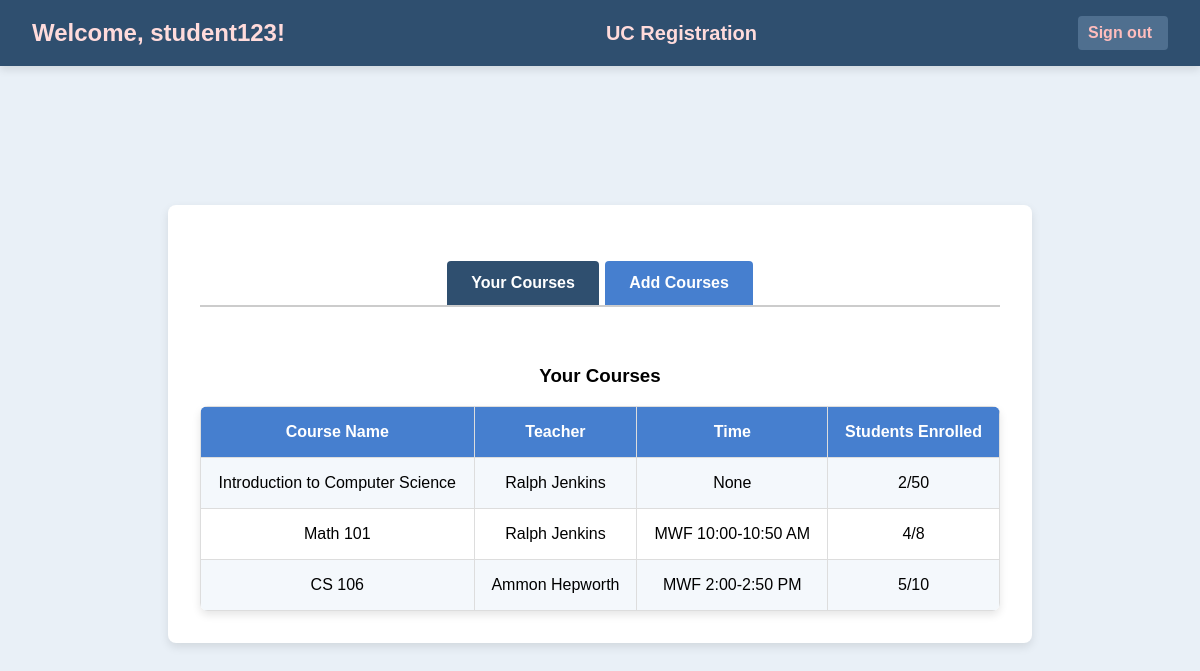
Page /student/courses (signed in) on the earlier database version.
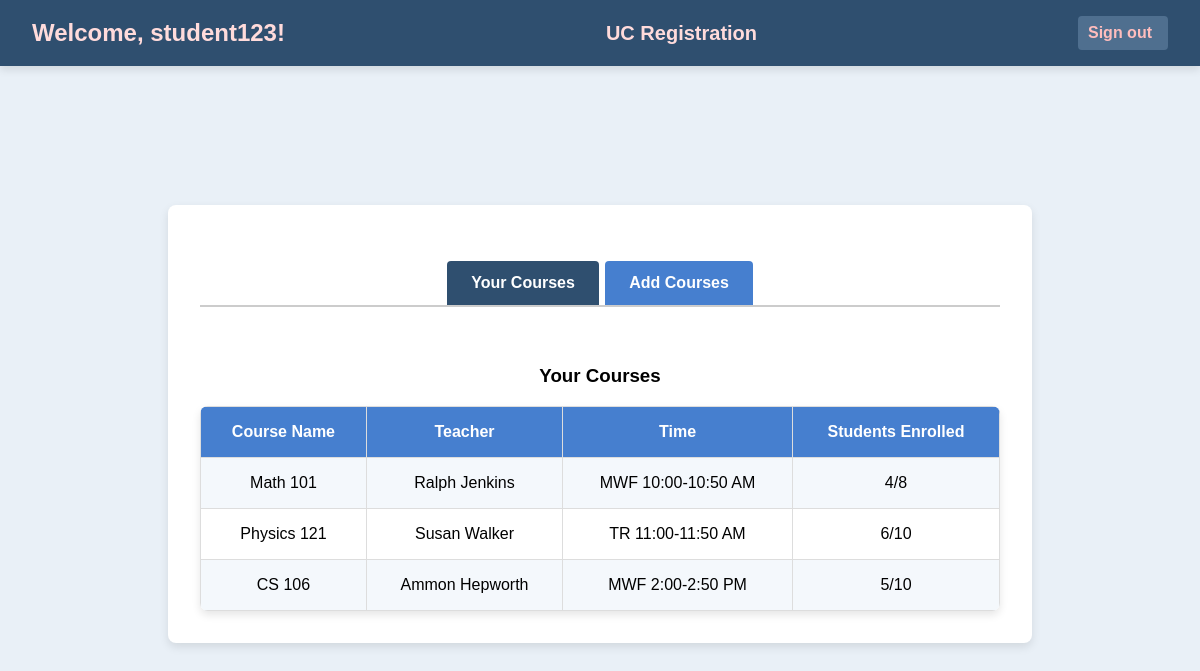
Same page on the later database version.
### app.py (models this page shows, shortened)
class Course(db.Model):
    id = db.Column(db.Integer, primary_key=True)
    course_code = db.Column(db.String(10), unique=True, nullable=False)
    course_name = db.Column(db.String(100), nullable=False)
    capacity = db.Column(db.Integer, nullable=False)
    teacher_id = db.Column(db.Integer, db.ForeignKey('user.id'), nullable=True)
    teacher = db.relationship('User', backref='teaching_courses', foreign_keys=[teacher_id])
    time = db.Column(db.String(50), nullable=True)
    enrolled_count = db.Column(db.Integer, default=0)

class User(UserMixin, db.Model):
    id = db.Column(db.Integer, primary_key=True)
    username = db.Column(db.String(150), unique=True, nullable=False)
    password = db.Column(db.String(150), nullable=False)
    role = db.Column(db.String(50))

### app.py (the view)
@app.route('/student/courses')
@login_required
def student_courses():
    if current_user.role != 'student':
        flash("Access denied: Only students can view this page.", "danger")
        return redirect(url_for('login'))  # Redirect to login if not a student
    courses = db.session.query(
        Course.id.label("id"),                 # Course ID
        Course.course_name.label("course_name"),  # Course Name
        User.username.label("teacher"),        # Teacher's Username
        Course.time.label("time"),             # Course Timing
        Course.enrolled_count.label("enrolled_count"),  # Students Enrolled
        Course.capacity.label("capacity")      # Maximum Students
    ).join(User, Course.teacher_id == User.id).all()
    enrolled_course_ids = [enrollment.course_id for enrollment in Enrollment.query.filter_by(user_id=current_user.id).all()]
    return render_template('student_courses.html', courses=courses, enrolled_course_ids=enrolled_course_ids)

### app.py (called while the page is built)
@login_manager.user_loader
def load_user(user_id):
    return User.query.get(int(user_id))

### templates/student_courses.html (shortened to what this page needs)
<!DOCTYPE html>
<html lang="en">
<head>
    <link rel="stylesheet" href="{{ url_for('static', filename='styles.css') }}">
</head>
<body>
    <div class="header">
        <div class="header-content">
            <div class="welcome-container">
                <h1>Welcome, {{ current_user.username }}!</h1>
            </div>
            <div class="university-container">
                <h2>UC Registration</h2>
            </div>
            <div class="logout-container">
                {% if current_user.role == 'student' %}
                    <a href="{{ url_for('student_logout') }}" class="sign-out">Sign out</a>
                {% elif current_user.role == 'teacher' %}
                    <a href="{{ url_for('teacher_logout') }}" class="sign-out">Sign out</a>
                {% endif %}
            </div>
        </div>
    </div>
    <div class="container">
        <div class="tabs">
            <a href="#your-courses" class="tab-button active">Your Courses</a>
            <a href="#add-courses" class="tab-button">Add Courses</a>
        </div>
        <div id="your-courses" class="tab-content active">
            <h3>Your Courses</h3>
            <table>
                <tr>
                    <th>Course Name</th>
                    <th>Teacher</th>
                    <th>Time</th>
                    <th>Students Enrolled</th>
                </tr>
                {% for course in courses %}
                    {% if course.id in enrolled_course_ids %}
                        <tr>
                            <td>{{ course.course_name }}</td>
                            <td>{{ course.teacher }}</td>
                            <td>{{ course.time }}</td>
                            <td>{{ course.enrolled_count }}/{{ course.capacity }}</td>
                        </tr>
                    {% endif %}
                {% endfor %}
            </table>
        </div>
    </div>
</body>
</html>

Differences in the rows shown:
no longer on this page (row edited): Course: course_name "Introduction to Computer Science", teacher "Ralph Jenkins", time "None", enrolled_count "2", capacity "50"
now on this page (row edited): Course: course_name "Physics 121", teacher "Susan Walker", time "TR 11:00-11:50 AM", enrolled_count "6", capacity "10"
